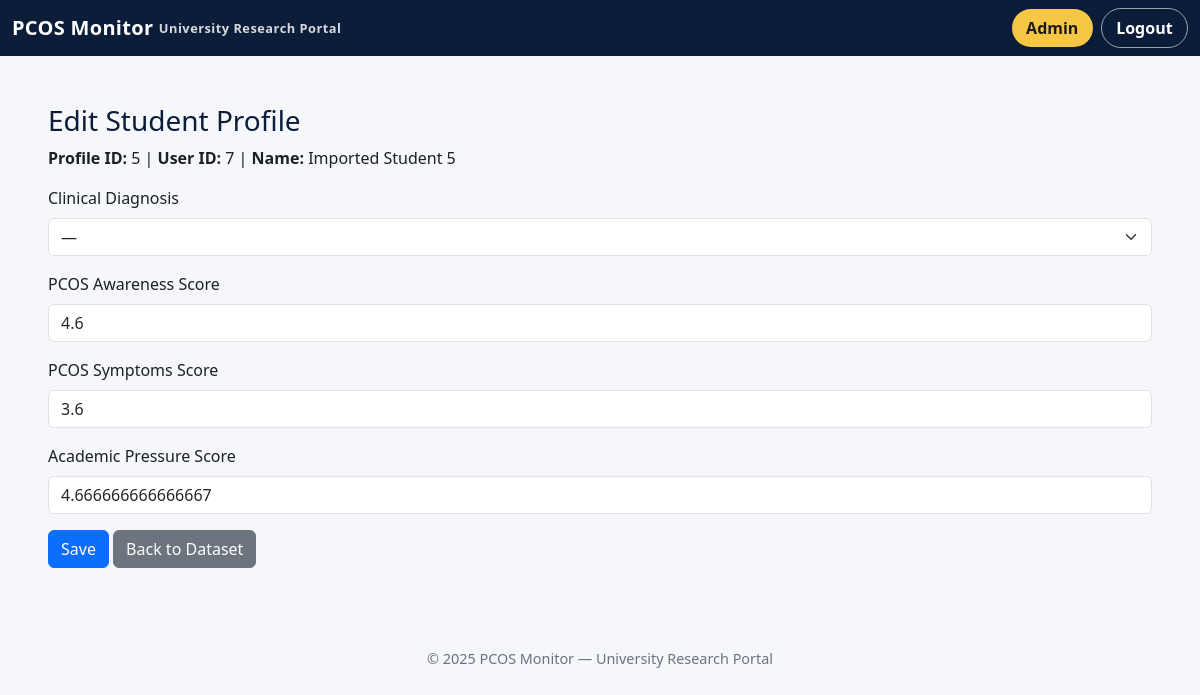
Page /admin/profile/5/edit (signed in) on the committed database.
### app/models.py (models this page shows)
class StudentProfile(db.Model):
    __tablename__ = "student_profiles"
    id = db.Column(db.Integer, primary_key=True)
    user_id = db.Column(db.Integer, db.ForeignKey("users.id"), nullable=False)
    name = db.Column(db.String(120))
    age = db.Column(db.Integer)
    degree_program = db.Column(db.String(120))
    consent = db.Column(db.Boolean, default=False)
    user = db.relationship("User", back_populates="profile")
    academic_records = db.relationship("AcademicRecord", back_populates="profile", cascade="all, delete-orphan")
    survey_responses = db.relationship("SurveyResponse", back_populates="profile", cascade="all, delete-orphan")
    clinical_diagnosis = db.Column(db.String(50))
    pcos_awareness_score = db.Column(db.Float)
    pcos_symptoms_score = db.Column(db.Float)
    academic_pressure_score = db.Column(db.Float)
    awareness_1 = db.Column(db.Integer)  # Familiar with PCOS
    awareness_2 = db.Column(db.Integer)  # Know symptom: Irregular periods
    awareness_3 = db.Column(db.Integer)  # Know symptom: Acne
    awareness_4 = db.Column(db.Integer)  # Know symptom: Weight fluctuations
    awareness_5 = db.Column(db.Integer)  # Know symptom: Excessive hair growth
    awareness_6 = db.Column(db.Integer)  # PCOS affects physical & mental health
    awareness_7 = db.Column(db.Integer)  # Aware of treatments/management
    awareness_8 = db.Column(db.Integer)  # PCOS can affect academic performance
    academic_1 = db.Column(db.Integer)  # Feel academic pressure from workloads
    academic_2 = db.Column(db.Integer)  # Academic environment stress affects health
    academic_3 = db.Column(db.Integer)  # Academic performance influenced by health
    symptoms_1 = db.Column(db.Integer)  # Experience symptoms affecting academic work
    symptoms_2 = db.Column(db.Integer)  # Feel anxious about health affecting studies
    symptoms_3 = db.Column(db.Integer)  # Miss deadlines/classes due to health
    symptoms_4 = db.Column(db.Integer)  # Feel unsupported balancing health & academics
    symptoms_5 = db.Column(db.Integer)  # Fatigue/sleep affects concentration
    symptoms_6 = db.Column(db.Integer)  # Professors understanding when health affects performance
    fatigue_sleep_item = db.Column(db.Integer)  # Fatigue/irregular sleep patterns

### app/admin.py (the view)
@admin_bp.route("/profile/<int:profile_id>/edit", methods=["GET"])
@login_required
def edit_profile(profile_id):
    if not current_user.is_admin:
        return "Access denied", 403
    from .models import StudentProfile
    profile = StudentProfile.query.get_or_404(profile_id)
    return render_template("admin_edit_profile.html", profile=profile)

### app/main.py (called while the page is built)
def require_baseline():
    if request.endpoint in ["main.index", "main.profile_setup"]:
        return
    if current_user.is_authenticated and not current_user.is_admin:
        profile = current_user.profile
        if profile and profile.awareness_1 is None:
            return redirect(url_for("main.profile_setup"))

@main_bp.before_app_request
def before_request_func():
    return require_baseline()

### app/models.py (called while the page is built)
@login_manager.user_loader
def load_user(user_id):
    return User.query.get(int(user_id))

### app/templates/admin_edit_profile.html (shortened to what this page needs)
{% extends "base.html" %}
{% block content %}
<h3>Edit Student Profile</h3>
<p><strong>Profile ID:</strong> {{ profile.id }} | <strong>User ID:</strong> {{ profile.user_id }} | <strong>Name:</strong> {{ profile.name or "—" }}</p>
<form method="POST" action="{{ url_for('admin.update_profile', profile_id=profile.id) }}" class="mt-3">
  <div class="mb-3">
    <label class="form-label">Clinical Diagnosis</label>
    <select name="clinical_diagnosis" class="form-select">
      <option value="" {{ "" == (profile.clinical_diagnosis or "") and "selected" or "" }}>—</option>
    </select>
  </div>
  <div class="mb-3">
    <label class="form-label">PCOS Awareness Score</label>
    <input type="number" step="0.01" name="pcos_awareness_score" class="form-control"
           value="{{ profile.pcos_awareness_score if profile.pcos_awareness_score is not none }}">
  </div>
  <div class="mb-3">
    <label class="form-label">PCOS Symptoms Score</label>
    <input type="number" step="0.01" name="pcos_symptoms_score" class="form-control"
           value="{{ profile.pcos_symptoms_score if profile.pcos_symptoms_score is not none }}">
  </div>
  <div class="mb-3">
    <label class="form-label">Academic Pressure Score</label>
    <input type="number" step="0.01" name="academic_pressure_score" class="form-control"
           value="{{ profile.academic_pressure_score if profile.academic_pressure_score is not none }}">
  </div>
  <button class="btn btn-primary">Save</button>
  <a class="btn btn-secondary" href="{{ url_for('admin.view_data') }}">Back to Dataset</a>
</form>
{% endblock %}

### app/templates/base.html (style rules this page uses)
:root { --navy: #0B1D39; --navy-600: #11294F; --silver: #D6D9DF; --light-bg: #F6F7FA; --text: #1C1F26; --muted: #6B7280; --pill-blue: #0d6efd; --pill-green: #198754; --pill-yellow: #f6c744; }
body { background: var(--light-bg); color: var(--text); }
h1,h2,h3 { color: var(--navy); }

### rows in the picture
StudentProfile: id "5", user_id "7", name "Imported Student 5", pcos_awareness_score "4.6", pcos_symptoms_score "3.6", academic_pressure_score "4.666666666666667"

### other values in the picture
{{ 2025 }} "2025"
